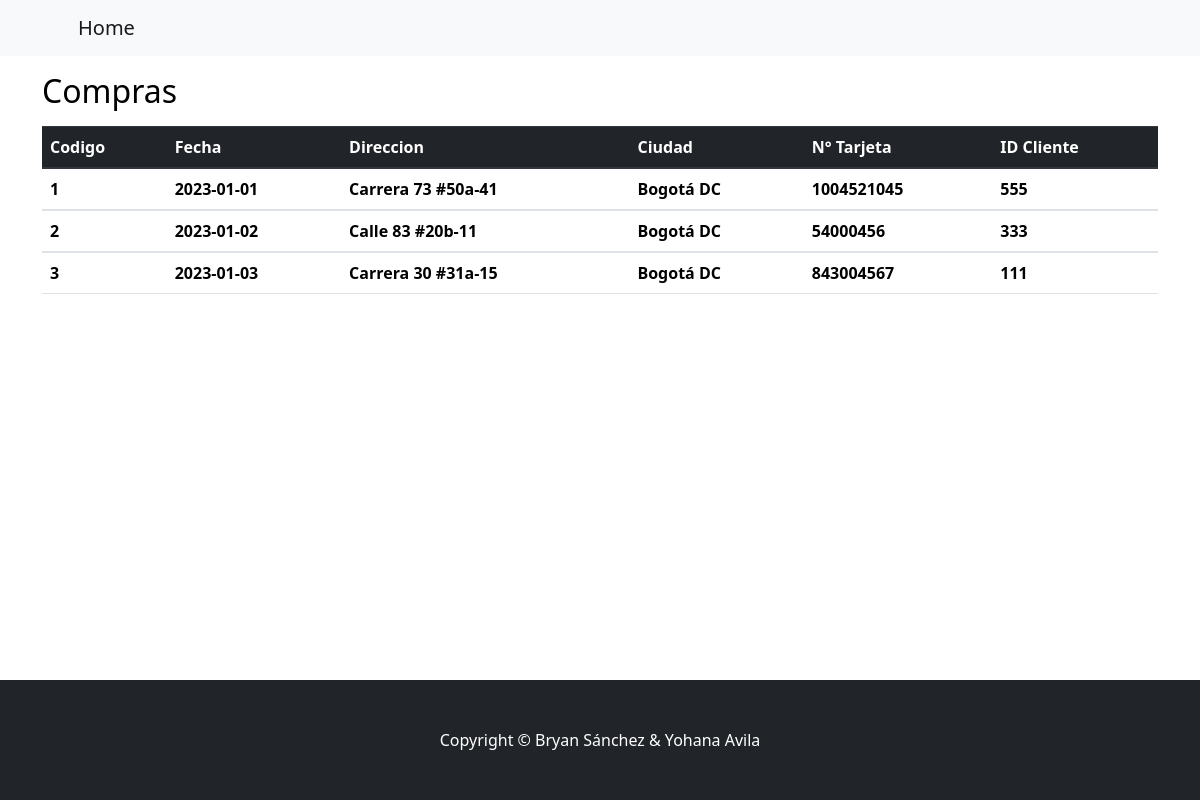
/Administradores/compras.php, run on the app's committed database.
### tables this page shows
CREATE TABLE IF NOT EXISTS `compra` (
  `cod_compra` int(11) NOT NULL AUTO_INCREMENT,
  `fecha` date DEFAULT NULL,
  `direccion` varchar(80) DEFAULT NULL,
  `ciudad` varchar(50) DEFAULT NULL,
  `num_tarjeta` bigint(20) DEFAULT NULL,
  `id_cliente` int(11) NOT NULL,
  `id_admin` int(11) NOT NULL,
  PRIMARY KEY (`cod_compra`),
  KEY `id_cliente` (`id_cliente`),
  KEY `id_admin` (`id_admin`)
);

### Administradores/compras.php (the view, shortened to what this page needs)
<!DOCTYPE html>
<head>
        <link rel="stylesheet" href="../sw/dist/sweetalert2.min.css">
        <link rel="stylesheet" href="https://cdn.jsdelivr.net/npm/bootstrap@4.0.0/dist/css/bootstrap.min.css">
        <link href="https://cdn.jsdelivr.net/npm/bootstrap-icons@1.10.5/font/bootstrap-icons.css" rel="stylesheet" >
        <link href="../css/bootstrap.css" rel="stylesheet" />
    </head>
    <body>
        <nav class="navbar navbar-expand-lg navbar-light bg-light">
            <div class="container px-4 px-lg-5">
                <a class="navbar-brand" href="../home.php">Home</a>
                        <?php
                            function sesion(){
                                $ses=$_SESSION['usuario'];
                                return $ses;
                            }
                            function valid_admin(){
                                $sess=sesion();
                                include_once('../conexion.php');
                                return mysqli_query(conectar(), "select id_admin from administrador where id_admin='$sess'");
                            }
                            function valid_client(){
                                $sess=sesion();
                                include_once('../conexion.php');
                                return mysqli_query(conectar(), "select id_cliente from cliente where id_cliente='$sess'");
                            }
                        ?>
            </div>
        </nav>
        <div class="container">
            <h2 class="text-black mt-3">Compras</h2>
            <div class="row mt-3">
                <div class="col">
                    <table class="table" style="border-radius: 30px;" >
                        <thead class="thead-dark">
                            <tr>
                                <th>Codigo</th>
                                <th>Fecha</th>
                                <th>Direccion</th>
                                <th>Ciudad</th>
                                <th>N° Tarjeta</th>
                                <th>ID Cliente</th>
                            </tr>
                        </thead>
                        <tbody>
                        <?php
                            include('./consultarSQL.php');
                            $res=consultarCompras();
                            foreach($res as $row){?>
                            <tr>
                                <th><?php echo $row['cod_compra']?></th>
                                <th><?php echo $row['fecha']?></th>
                                <th><?php echo $row['direccion']?></th>
                                <th><?php echo $row['ciudad']?></th>
                                <th><?php echo $row['num_tarjeta']?></th>
                                <th><?php echo $row['id_cliente']?></th>
                            </tr>
                        </tbody>
                        <?php }?>
                    </table>
                </div>
            </div>
        </div>
        <footer class="py-5 bg-dark" style="position: fixed;bottom: 0; width: 100%; ">
            <div class="container"><p class="m-0 text-center text-white">Copyright &copy; Bryan Sánchez & Yohana Avila</p></div>
        </footer>
    </body>
</html>

### data on the page
compra: cod_compra "1", fecha "2023-01-01", direccion "Carrera 73 #50a-41", ciudad "Bogotá DC", num_tarjeta "1004521045", id_cliente "555"
compra: cod_compra "2", fecha "2023-01-02", direccion "Calle 83 #20b-11", ciudad "Bogotá DC", num_tarjeta "54000456", id_cliente "333"
compra: cod_compra "3", fecha "2023-01-03", direccion "Carrera 30 #31a-15", ciudad "Bogotá DC", num_tarjeta "843004567", id_cliente "111"
